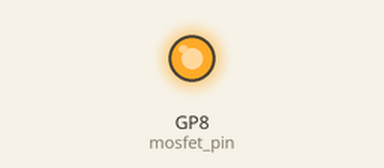
This program was run on a simulated Raspberry Pi Pico running CircuitPython. On the bench: output pins drawn as LEDs (lit = HIGH).

Above: at 1.5 s.
At 4.5 s:
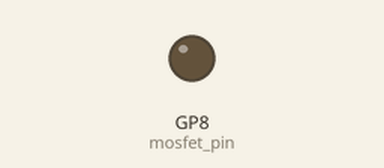
Timing chart, 0 to 7.8 s (numbered marks = the images above):
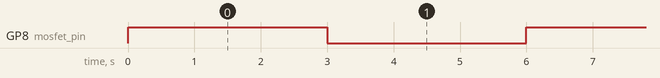

Measured:
- by itself, GP8 (mosfet_pin): alternates HIGH for 3.0 s and LOW for 3.0 s

The program:

code.py
```python
# Pico Power Cycler Kit
# 2025 Iffy Books (wtfpl)
# https://iffybooks.net/pico-power-cycler

import board
import digitalio
import time

# Initialize MOSFET pin
mosfet_pin = digitalio.DigitalInOut(board.GP8)
mosfet_pin.direction = digitalio.Direction.OUTPUT

# Infinite loop
while True:
	# Turn power on
	mosfet_pin.value = True
	time.sleep(3)
	# Turn power off
	mosfet_pin.value = False
	time.sleep(3)
```
